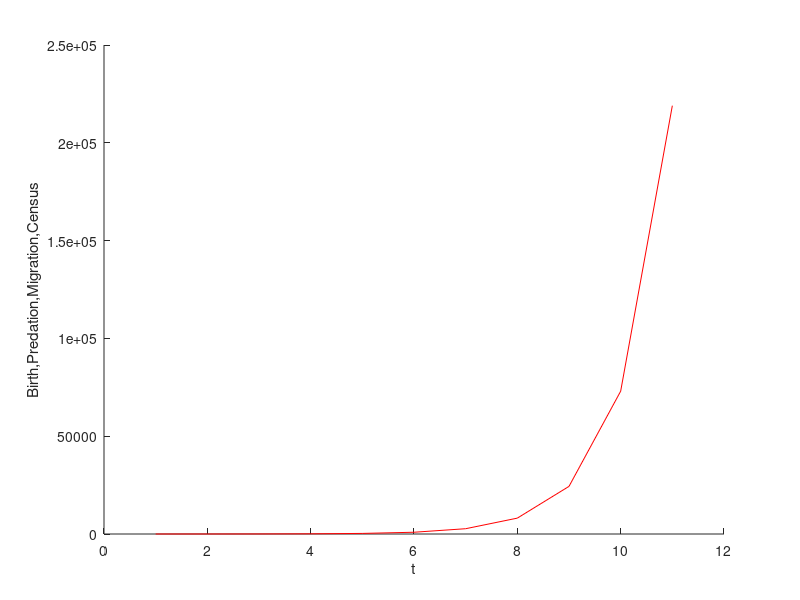

The MATLAB source for this figure:
% clear;
% figure(1); clf
 
% b=0.5; d=0.2; m=3 ; g = 2;
 g=0.01; b=0.02; d=0.03; m= 0.05;


func1 = @(n,c) n+b./c*n;   % Birth
func2 = @(n,c) n-d*c*n;    % Predation
func3 = @(n) n + m;   % Migration
func4 = @(n) g * (1-1/n);   % Census
 
n1=2; pn=[n1];
for i=1:10

    c4=func4(n1);
    n1=func1(n1,c4);
    n1=func2(n1,c4);
    n1=func3(n1);
    
    pn=[pn; n1];
end
 hold on;
plot(pn,'r-');
 
xlabel('t');
ylabel('Birth,Predation,Migration,Census');
 